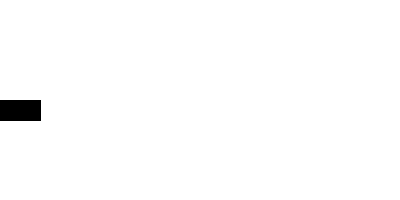
Frame 1 (no input)
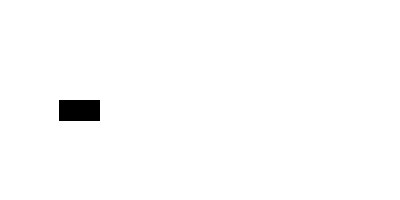
Frame 60 (the mouse pressed at the canvas centre just before this capture)
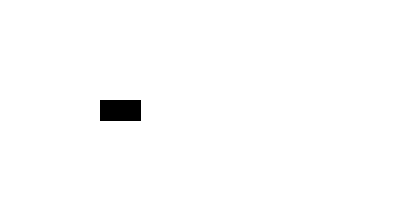
Frame 120 (the mouse held since frame 60 and released just before this capture)

The Processing sketch that drew these frames (run headless with seeded random() and noise(); from frame 60 on, the mouse is pressed at the canvas centre):

// Processing sketch: processing_112135
// ── processing_112135.pde

// Exercise 5-3. Constraining a rectangle's movement.

float x = 0;

void setup() {
  size(400, 200);
  background(255);
}

void draw() {
  background(255);
  fill(0);
  rect(x, 100, 40, 20);
  x = constrain(++x, 0, 100);
}
